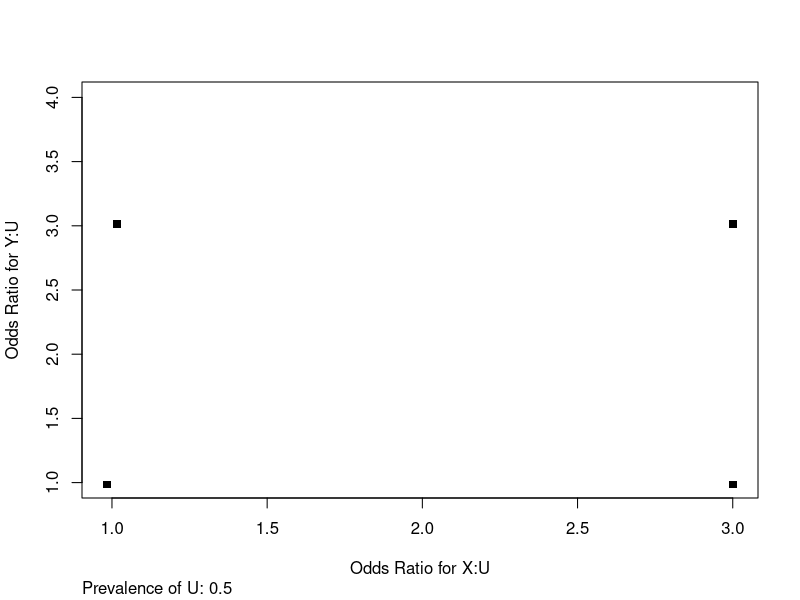

The R source for this figure:
library(rms)


### Name: sensuc
### Title: Sensitivity to Unmeasured Covariables
### Aliases: sensuc plot.sensuc
### Keywords: regression htest models survival

### ** Examples

set.seed(17)
x <- sample(0:1, 500,TRUE)
y <- sample(0:1, 500,TRUE)
y[1:100] <- x[1:100]  # induce an association between x and y
x2 <- rnorm(500)


f <- lrm(y ~ x + x2, x=TRUE, y=TRUE)


#Note: in absence of U odds ratio for x is exp(2nd coefficient)


g <- sensuc(f, c(1,3))


# Note: If the generated sample of U was typical, the odds ratio for
# x dropped had U been known, where U had an odds ratio
# with x of 3 and an odds ratio with y of 3


plot(g)


# Fit a Cox model and check sensitivity to an unmeasured confounder


# f <- cph(Surv(d.time,death) ~ treatment + pol(age,2)*sex, x=TRUE, y=TRUE)
# sensuc(f, event=function(y) y[,2] & y[,1] < 365.25 )
# Event = failed, with event time before 1 year
# Note: Analysis uses f$y which is a 2-column Surv object
